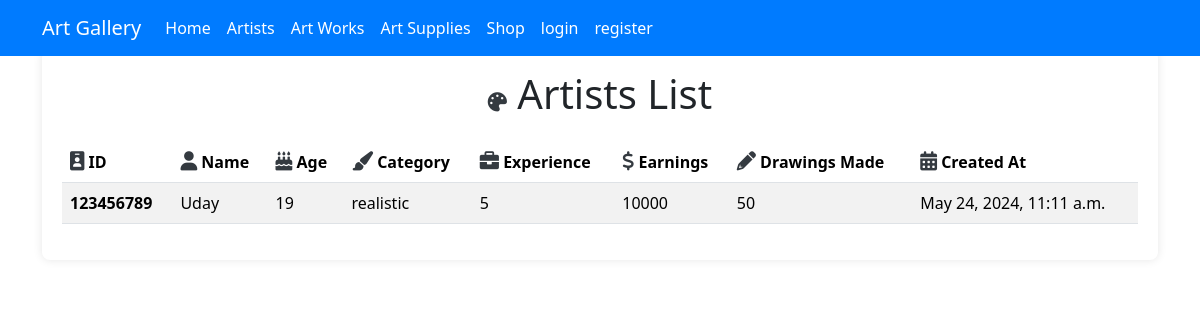
The page /artist_details/ on the database as committed earlier.
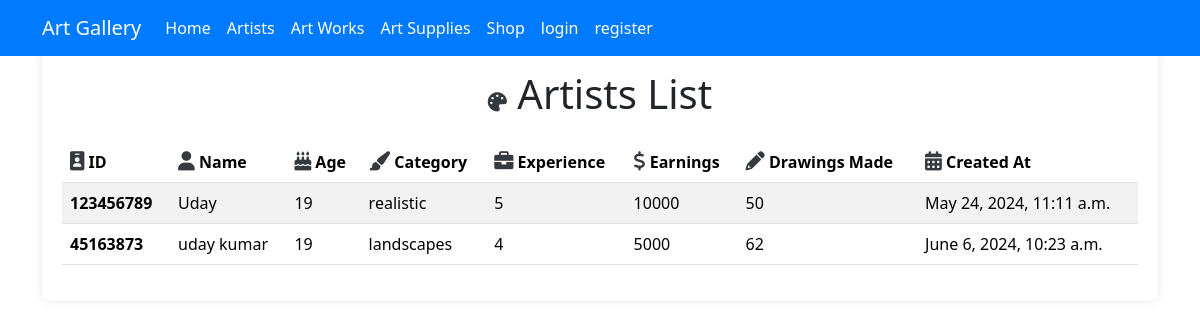
The same page on the database as committed later.
### artists/models.py (models this page shows, shortened)
class Artists(models.Model):
    Artist_id=models.CharField(max_length=50)
    artist_name = models.CharField(max_length=50)
    artist_age = models.CharField(max_length=50)
    category= models.CharField(max_length=50)
    experience= models.PositiveIntegerField()
    earnings= models.CharField(max_length=50)
    no_of_drawings_made=models.PositiveIntegerField()
    created_at = models.DateTimeField(default=datetime.now)

### artapp/views.py (the view)
# urls.py: path('artist_details/', views.artist_details, name='artist_details'),
def artist_details(request):
    artists =Artists.objects.all()
    return render(request, 'artist_details.html', {'artists': artists})

### artapp/templates/artist_details.html (shortened to what this page needs)
{% load static %}
<!DOCTYPE html>
<html lang="en">
<head>
    <link href="{% static 'css/bootstrap.min.css' %}" rel="stylesheet" />
    <link href="{% static 'css/styles.css' %}" rel="stylesheet" />
    <link href="https://cdnjs.cloudflare.com/ajax/libs/font-awesome/6.0.0-beta3/css/all.min.css" rel="stylesheet">
</head>
<body>
    <div>
        {% include 'header.html' %}
    </div>
    <div class="container">
        <div class="table-container">
            <h1 class="text-center mb-4"><i class="fas fa-palette icon"></i> Artists List</h1>
            <table class="table table-striped table-hover">
                <thead>
                    <tr>
                        <th scope="col"><i class="fas fa-id-badge icon"></i> ID</th>
                        <th scope="col"><i class="fas fa-user icon"></i> Name</th>
                        <th scope="col"><i class="fas fa-birthday-cake icon"></i> Age</th>
                        <th scope="col"><i class="fas fa-paint-brush icon"></i> Category</th>
                        <th scope="col"><i class="fas fa-briefcase icon"></i> Experience</th>
                        <th scope="col"><i class="fas fa-dollar-sign icon"></i> Earnings</th>
                        <th scope="col"><i class="fas fa-pencil-alt icon"></i> Drawings Made</th>
                        <th scope="col"><i class="fas fa-calendar-alt icon"></i> Created At</th>
                    </tr>
                </thead>
                <tbody>
                    {% for artist in artists %}
                    <tr>
                        <th scope="row">{{ artist.Artist_id }}</th>
                        <td>{{ artist.artist_name }}</td>
                        <td>{{ artist.artist_age }}</td>
                        <td>{{ artist.category }}</td>
                        <td>{{ artist.experience }}</td>
                        <td>{{ artist.earnings }}</td>
                        <td>{{ artist.no_of_drawings_made }}</td>
                        <td>{{ artist.created_at }}</td>
                    </tr>
                    {% endfor %}
                </tbody>
            </table>
        </div>
    </div>
</body>
</html>

Rows that differ between the two databases and show on the page:
added Artists: Artist_id "45163873", artist_name "uday kumar", artist_age "19", category "landscapes", experience "4", earnings "5000", no_of_drawings_made "62", created_at "June 6, 2024, 10:23 a.m."
